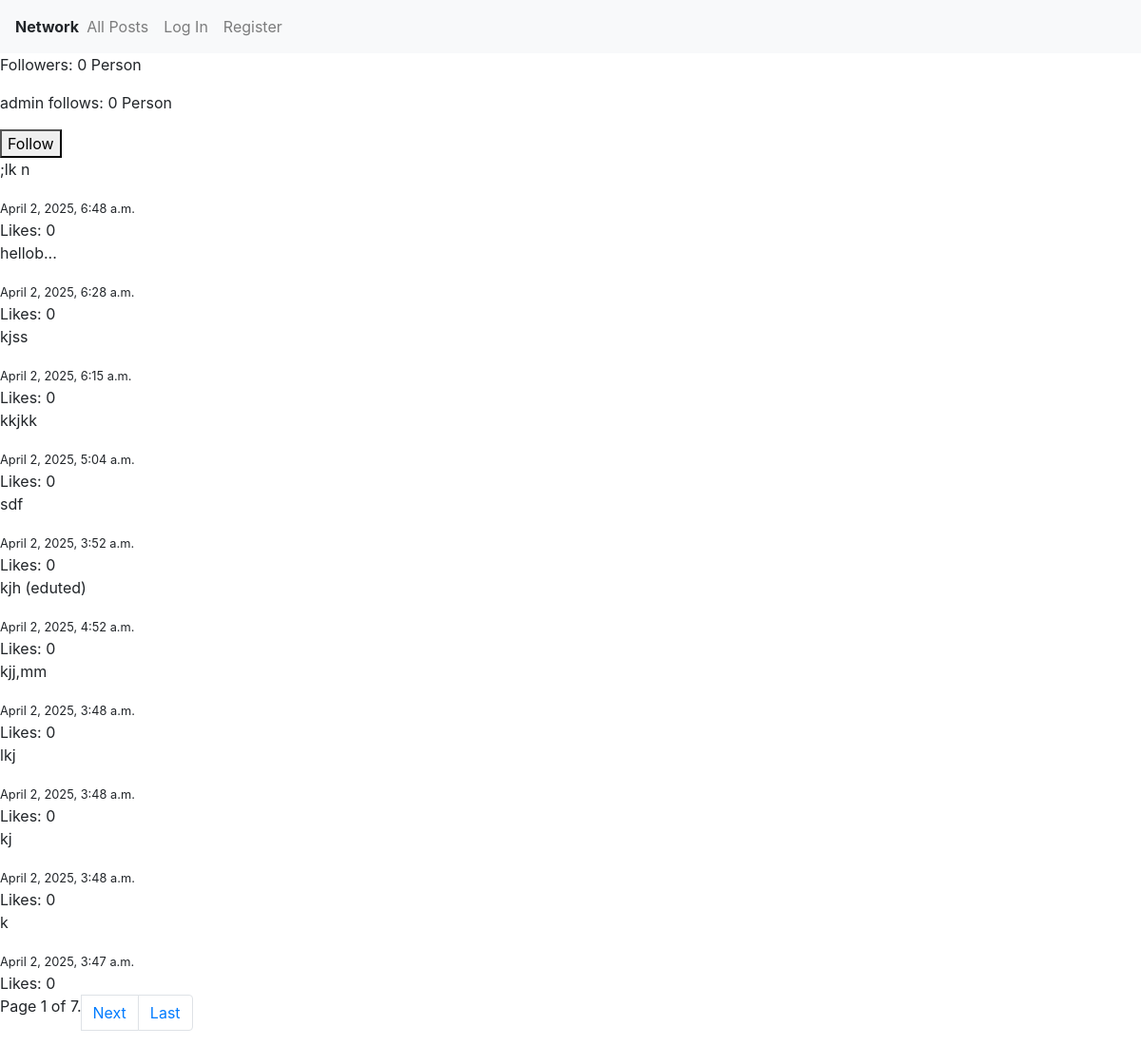
/profiles/admin, run on an earlier commit of the app's database.
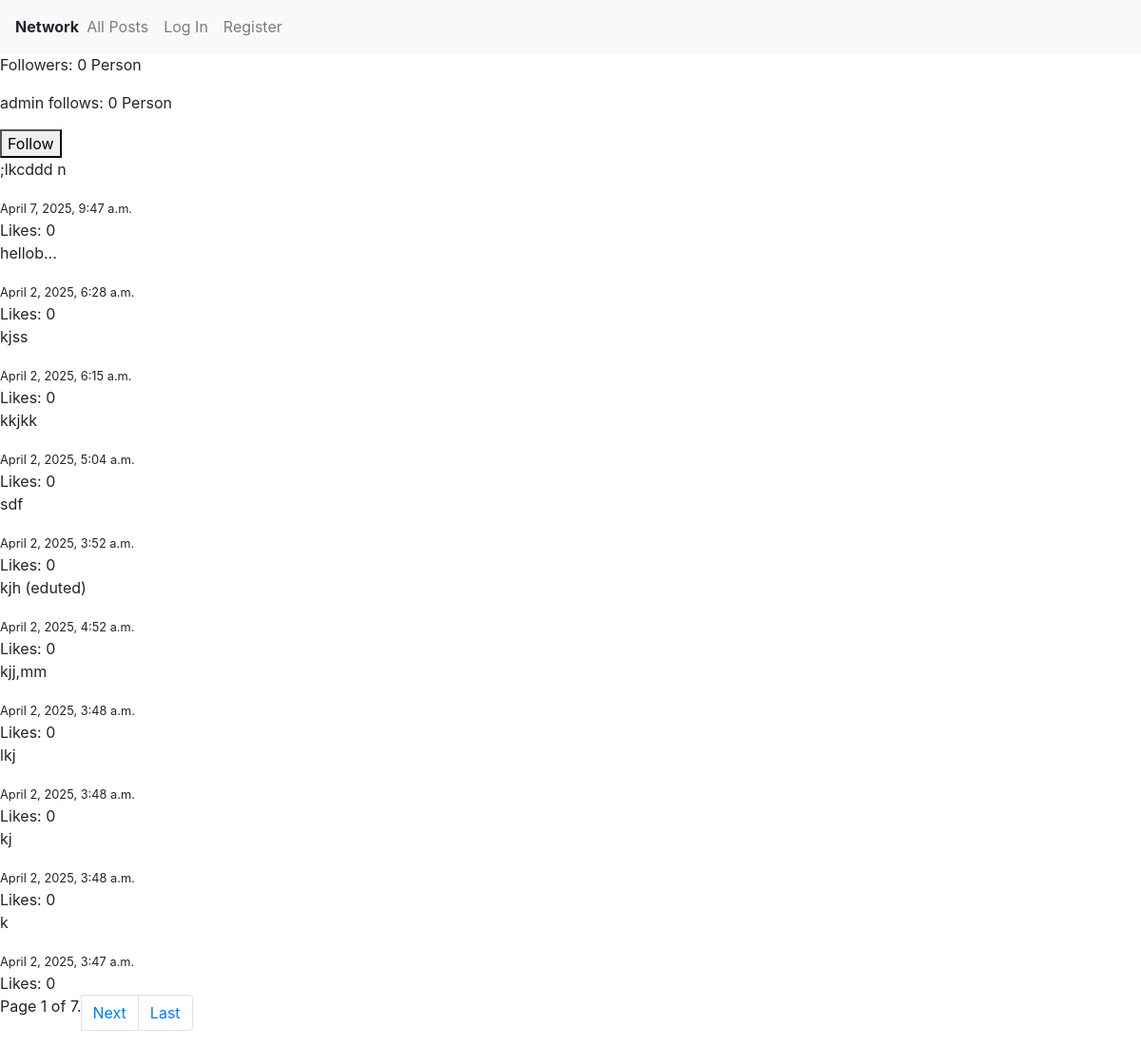
And on a later commit of the database.
### network/models.py (models this page shows, shortened)
class Post(models.Model):
  author = models.ForeignKey(User, on_delete=models.CASCADE)
  date_stamp = models.DateTimeField(auto_now_add=True)
  updated_at = models.DateTimeField(auto_now=True)
  content = models.TextField()
  def total_likes(self):
    return self.likes.count()

### network/views.py (the view)
# urls.py: path("profiles/<str:profile_owner>", views.ProfileView.as_view(), name="profile"),
class ProfileView(BasePostList):
    template_name = "network/profile.html"
    def get_queryset(self):
        self.profile_owner = get_object_or_404(User, username=self.kwargs["profile_owner"])
        return Post.objects.filter(author=self.profile_owner).order_by("-date_stamp")
    def get_context_data(self, **kwargs):
        context = super().get_context_data(**kwargs)
        user = self.request.user
        if user.is_authenticated:
            follow_status = user.profile.following.filter(id=self.profile_owner.profile.id).exists()
        else:
            follow_status = False
        context["profile_owner"] = self.profile_owner
        context["follow_status"] = follow_status
        return context

### network/templates/network/profile.html (shortened to what this page needs)
{% extends "network/layout.html" %}
{% block body %}
<header>
    <div>
        <p id="followers_p">Followers: {{profile_owner.profile.followers.count}} Person</p>
        <p>
            {% if request.user == profile_owner %}
            You follow: {{ profile_owner.profile.following.count }} Person
            {% else %}
            {{ profile_owner }} follows: {{ profile_owner.profile.following.count }} Person
            {% endif %}
        </p>
    </div>
    {% if not request.user == profile_owner %}
    <form id="follow_form">
        <button id="follow_btn" type="submit">
            {% if follow_status %}
            Unfolllow
            {% else %}
            Follow
            {% endif %}
        </button>
    </form>
    {% endif %}
</header>
<div class="post_list">
    {% for post in posts %}
    <div class="post" data-post-id="{{ post.id }}">
        <p>{{post.content}}</p>
        <small>
            {% if post.updated_at %}
            {{ post.updated_at }}
            {% else %}
            {{post.date_stamp}}
            {% endif %}
        </small>
        <div>Likes: {{ post.total_likes }}</div>
    </div>
    {% endfor %}
</div>
{% include 'network/pagination.html' %}
{% endblock %}

What changed in the data, as far as the page shows it:
changed Post: content ";lk n" → ";lkcddd n"; updated_at "April 2, 2025, 6:48 a.m." → "April 7, 2025, 9:47 a.m."
